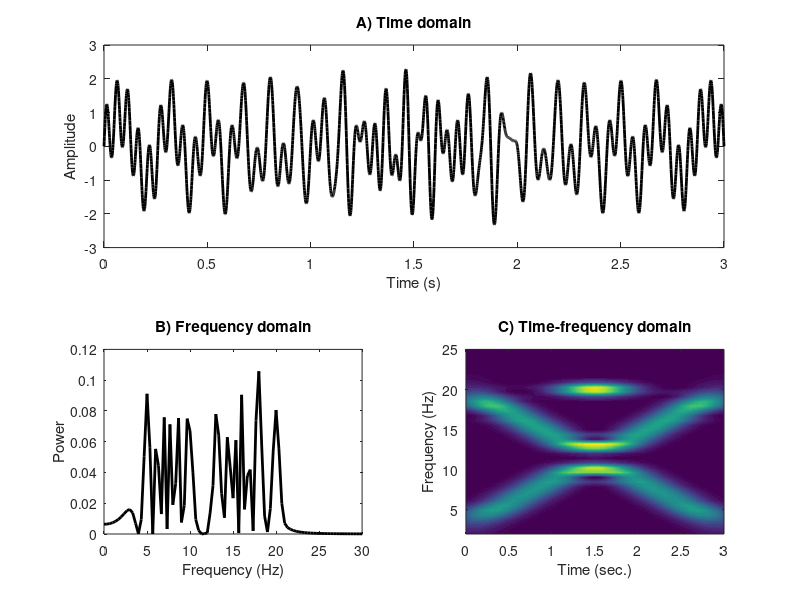

Write the MATLAB code that produced this figure. (Note: this script raises an error after producing the figure.)
%%%
%    Morelet wavelet FWHM definition
%    
%    This code accompanies the paper:
%           "A better way to define and describe Morlet wavelets for time-frequency analysis"
%           by MX Cohen (NeuroImage, 2019)
% 
%    Questions? -> mikexcohen@gmail.com
%%%

%% Figure 1: The happy time-frequency man

clear

%%% generate signal
srate = 1000;
time  = (0:3*srate)/srate;
pnts  = length(time);

f1 = [3 20];
f2 = [20 3];

transgaus = exp( -(time-mean(time)).^2 / .2 );

signal = sin(2*pi*time.*linspace(f1(1),mean(f1),pnts)) + ...
         sin(2*pi*time.*linspace(f2(1),mean(f2),pnts)) + ...
         sin(2*pi*time*20).*transgaus;


%%% static power spectrum
hz = linspace(0,srate/2,floor(pnts/2)+1);
powr = (2*abs(fft(signal)/pnts)).^2;


%%% time-frequency analysis
nfrex = 40;
frex = linspace(2,25,nfrex);
fwhm = linspace(.8,.7,nfrex);

% setup wavelet and convolution parameters
wavet = -2:1/srate:2;
halfw = floor(length(wavet)/2)+1;
nConv = pnts + length(wavet) - 1;

% initialize time-frequency matrix
tf = zeros(length(frex),pnts);

% spectrum of data
dataX = fft(signal,nConv);

% loop over frequencies
for fi=1:length(frex)
    
    % create wavelet
    waveX = fft( exp(2*1i*pi*frex(fi)*wavet).*exp(-4*log(2)*wavet.^2/fwhm(fi).^2),nConv );
    waveX = waveX./max(waveX); % normalize
    
    % convolve
    as = ifft( waveX.*dataX );
    % trim and reshape
    as = as(halfw:end-halfw+1);
    
    % power
    tf(fi,:) = abs(as).^2;
end


%%% plotting

figure(1), clf
subplot(211)
plot(time,signal,'k','linew',2)
xlabel('Time (s)'), ylabel('Amplitude')
set(gca,'xlim',time([1 end]))
title('A) Time domain')


subplot(223)
plot(hz,powr(1:length(hz)),'k','linew',2)
set(gca,'xlim',[0 30])
xlabel('Frequency (Hz)'), ylabel('Power')
title('B) Frequency domain')


subplot(224)
contourf(time,frex,tf,40,'linecolor','none')
xlabel('Time (sec.)'), ylabel('Frequency (Hz)')
title('C) Time-frequency domain')

colormap(bluewhitered(64))


%% Figure 2: Big confusion from little wavelets

clear

% simulation parameters
freq1 = 7; % of the wavelet
freq2 = 12;
srate = 1000;
time  = -2:1/srate:2;
pnts  = length(time);

% define number of cycles
numcycles = [ 3 8 ];

% create the sine wave and two Gaussian windows
sinwave1 = cos(2*pi*freq1*time);
sinwave2 = cos(2*pi*freq2*time);
gauswin1 = exp( -time.^2 / (2* (numcycles(1)/(2*pi*freq1))^2 ) );
gauswin2 = exp( -time.^2 / (2* (numcycles(2)/(2*pi*freq1))^2 ) );
gauswin3 = exp( -time.^2 / (2* (numcycles(2)/(2*pi*freq2))^2 ) );


% create the three wavelets
morletwave1 = sinwave1 .* gauswin1;
morletwave2 = sinwave1 .* gauswin2;
morletwave3 = sinwave2 .* gauswin3;


% normalized power spectra of the wavelets
powspect1 = abs(fft(morletwave1)/pnts).^2;
powspect1 = powspect1 ./ max(powspect1);

powspect2 = abs(fft(morletwave2)/pnts).^2;
powspect2 = powspect2 ./ max(powspect2);

powspect3 = abs(fft(morletwave3)/pnts).^2;
powspect3 = powspect3 ./ max(powspect3);


hz = linspace(0,srate/2,floor(pnts/2)+1);

% compute the empirical temporal FWHM in seconds (later converted to ms)
midp = dsearchn(time',0);
fwhmT(1) = time(midp-1+dsearchn(gauswin1(midp:end)',.5)) - time(dsearchn(gauswin1(1:midp)',.5));
fwhmT(2) = time(midp-1+dsearchn(gauswin2(midp:end)',.5)) - time(dsearchn(gauswin2(1:midp)',.5));
fwhmT(3) = time(midp-1+dsearchn(gauswin3(midp:end)',.5)) - time(dsearchn(gauswin3(1:midp)',.5));


idx1 = dsearchn(hz',freq1);
idx2 = dsearchn(hz',freq2);
fwhmF(1) = hz(idx1-1+dsearchn(powspect1(idx1:end)',.5)) - hz(dsearchn(powspect1(1:idx1)',.5));
fwhmF(2) = hz(idx1-1+dsearchn(powspect2(idx1:end)',.5)) - hz(dsearchn(powspect2(1:idx1)',.5));
fwhmF(3) = hz(idx2-1+dsearchn(powspect3(idx2:end)',.5)) - hz(dsearchn(powspect3(1:idx2)',.5));






%%% plotting
figure(2), clf
subplot(231)
plot(time,morletwave1,'k')
xlabel('Time (s)'), axis square
title([ num2str(numcycles(1)) ' cycles, FWHM: ' num2str(fwhmT(1)*1000) ' ms' ])
set(gca,'xlim',[-1 1])

subplot(232)
plot(time,morletwave2,'k')
xlabel('Time (s)'), axis square
title([ num2str(numcycles(2)) ' cycles, FWHM: ' num2str(fwhmT(2)*1000) ' ms' ])
set(gca,'xlim',[-1 1])

subplot(233)
plot(time,morletwave3,'k')
xlabel('Time (s)'), axis square
title([ num2str(numcycles(2)) ' cycles, FWHM: ' num2str(fwhmT(3)*1000) ' ms' ])
set(gca,'xlim',[-1 1])




subplot(234)
plot(hz,powspect1(1:length(hz)),'k','linew',2)
set(gca,'xlim',[0 freq2*2])
xlabel('Frequency (Hz)'), axis square
title([ num2str(numcycles(1)) ' cycles, FWHM: ' num2str(fwhmF(1)) ' Hz' ])

subplot(235)
plot(hz,powspect2(1:length(hz)),'k','linew',2)
set(gca,'xlim',[0 freq2*2])
xlabel('Frequency (Hz)'), axis square
title([ num2str(numcycles(2)) ' cycles, FWHM: ' num2str(fwhmF(2)) ' Hz' ])

subplot(236)
plot(hz,powspect3(1:length(hz)),'k','linew',2)
set(gca,'xlim',[0 freq2*2])
xlabel('Frequency (Hz)'), axis square
title([ num2str(numcycles(2)) ' cycles, FWHM: ' num2str(fwhmF(3)) ' Hz' ])


%% Figure 3: FWHM vs. number-of-cycles

clear


% specify frequencies
frex = linspace(3,60,50);
fwhm = linspace(.4,.1,length(frex)); % in ms
fwhm = logspace(log10(.4),log10(.1),length(frex)); % in ms
ncyc = linspace(3.2,16,length(frex));



% parameters for complex Morlet wavelets
srate = 1024;
wavtime  = -2:1/srate:2;
midp = dsearchn(wavtime',0);


% outputs
empfwhm = zeros(length(frex),2);

% loop over frequencies
for fi=1:length(frex)
    
    % create the Gaussian using the FWHM formula (equation 3)
    gwin = exp( (-4*log(2)*wavtime.^2) ./ fwhm(fi)^2 );
    
    % measure the empirical fwhm
    empfwhm(fi,1) = wavtime(midp-1+dsearchn(gwin(midp:end)',.5)) - wavtime(dsearchn(gwin(1:midp)',.5));
    
    
    
    % create the Gaussian using the n-cycles formula (equations 1-2)
    s    = ncyc(fi) / (2*pi*frex(fi));
    gwin = exp( -wavtime.^2 ./ (2*s^2) );
    
    % empirical FWHM
    empfwhm(fi,2) = wavtime(midp-1+dsearchn(gwin(midp:end)',.5)) - wavtime(dsearchn(gwin(1:midp)',.5));
end

figure(3), clf

plot(frex,empfwhm*1000,'o-','markersize',8,'markerfacecolor','w','linew',2)
xlabel('Wavelet frequency (Hz)'), ylabel('FWHM (ms)')
legend({'Using FWHM';'Using n-cycles'})
set(gca,'xlim',[frex(1)-1 frex(end)+1])

%% Figure 4: Defining wavelets in the frequency domain

clear


% specify wavelet parameters
peakf = 11;
fwhm  = 5.2;

% specify simulation details
npnts = 8001;
srate = 1000;


% vector of frequencies
hz = linspace(0,srate,npnts);

% frequency-domain Gaussian
s  = fwhm*(2*pi-1)/(4*pi); % normalized width
x  = hz-peakf;             % shifted frequencies
fx = exp(-.5*(x/s).^2);    % gaussian

% empirical FWHM
idx = dsearchn(hz',peakf);
empfwhmF = hz(idx-1+dsearchn(fx(idx:end)',.5)) - hz(dsearchn(fx(1:idx)',.5));



% time-domain wavelet
morletwavelet = fftshift( ifft(fx) );
time = (-floor(npnts/2):floor(npnts/2))/srate;

% FWHM of wavelet in the time domain
midp = dsearchn(time',0);
mw_amp = abs(morletwavelet);
mw_amp = mw_amp./max(mw_amp);
empfwhmT = time(midp-1+dsearchn(mw_amp(midp:end)',.5)) - time(dsearchn(mw_amp(1:midp)',.5));



%%% plotting
figure(5), clf
subplot(211)
plot(hz,fx,'k','linew',2)
set(gca,'xlim',[0 peakf*3])
xlabel('Frequency (Hz)'), ylabel('Amplitude (gain)')
title([ 'FWHM specified: ' num2str(fwhm) ', obtained: ' num2str(empfwhmF) ' Hz' ])

subplot(212), hold on
plot(time,real(morletwavelet),'linew',2)
plot(time,imag(morletwavelet),'--','linew',2)
h = plot(time,abs(morletwavelet),'linew',2);
set(h,'color',[1 1 1]*.8)
set(gca,'xlim',[-1 1])
legend({'Real part';'Imag part';'Envelope'})
xlabel('Time (sec.)')
title([ 'FWHM: ' num2str(empfwhmT*1000) 'ms' ])

%% Figure 5a: The real deal (fixed FWHM)

% note: this is one channel from one dataset from 
% Cohen, M.X., 2015. Comparison of different spatial transformations applied to EEG data: A case study of error processing. Int. J. Psychophysiol. 97, 245–257

load MorletWaveletDefinition_data.mat

%%% time-frequency parameters
nfrex = 80;
frex  = linspace(2,40,nfrex);
fwhm  = [.1 .5 2];

% timimg parameters
bidx = dsearchn(EEG.times',[-500 -200]');
tidx = dsearchn(EEG.times',-500):dsearchn(EEG.times',1300);


% setup wavelet and convolution parameters
wavet = -5:1/EEG.srate:5;
halfw = floor(length(wavet)/2)+1;
nConv = EEG.pnts*EEG.trials + length(wavet) - 1;


% initialize time-frequency matrix
tf = zeros(length(frex),length(tidx),length(fwhm)+1);
empfwhm = zeros(length(fwhm),length(frex)+1);


% spectrum of data
dataX = fft(reshape(EEG.data,1,[]),nConv);


figure(5), clf
clim = [-2 2];


%%% loop over FWHM parameter settings
for fwhmi=1:length(fwhm)
    
    % loop over frequencies
    for fi=1:length(frex)
        
        % create wavelet
        waveX = fft( exp(2*1i*pi*frex(fi)*wavet).*exp(-4*log(2)*wavet.^2/fwhm(fwhmi).^2),nConv );
        waveX = waveX./max(waveX); % normalize
        
        % convolve
        as = ifft( waveX.*dataX );
        % trim and reshape
        as = reshape(as(halfw:end-halfw+1),EEG.pnts,EEG.trials);
        
        % power
        p = mean( abs(as).^2 ,2);
        tf(fi,:,fwhmi) = 10*log10( p(tidx)/mean(p(bidx(1):bidx(2))) );
        
        % empirical FWHM
        hz = linspace(0,EEG.srate,nConv);
        idx = dsearchn(hz',frex(fi));
        fx = abs(waveX);
        empfwhm(fwhmi,fi) = hz(idx-1+dsearchn(fx(idx:end)',.5)) - hz(dsearchn(fx(1:idx)',.5));

    end
    
    % plots.
    subplot(2,2,fwhmi)
    contourf(EEG.times(tidx),frex,squeeze(tf(:,:,fwhmi)),60,'linecolor','none')
    set(gca,'clim',clim,'YScale','log','YTick',logspace(log10(frex(1)),log10(frex(end)),10),'YTickLabel',round(logspace(log10(frex(1)),log10(frex(end)),10),2))
    axis square
    title([ num2str(fwhm(fwhmi)) ' sec' ])
end

colormap(bluewhitered(64))

%% Figure 5a: The real deal (variable FWHM)

fwhm = linspace(1,.2,length(frex));

% loop over frequencies
for fi=1:length(frex)
    
    % create wavelet
    waveX = fft( exp(2*1i*pi*frex(fi)*wavet).*exp(-4*log(2)*wavet.^2/fwhm(fi).^2),nConv );
    waveX = waveX./max(waveX); % normalize
    
    % convolve
    as = ifft( waveX.*dataX );
    % trim and reshape2 to 40 Hz in 
    as = reshape(as(halfw:end-halfw+1),EEG.pnts,EEG.trials);
    
    % power
    p = mean( abs(as).^2 ,2);
    tf(fi,:,4) = 10*log10( p(tidx)/mean(p(bidx(1):bidx(2))) );
    
    
    % empirical FWHM
    hz = linspace(0,EEG.srate,nConv);
    idx = dsearchn(hz',frex(fi));
    fx = abs(waveX);
    empfwhm(4,fi) = hz(idx-1+dsearchn(fx(idx:end)',.5)) - hz(dsearchn(fx(1:idx)',.5));

end

% plots.
subplot(2,2,4)
contourf(EEG.times(tidx),frex,squeeze(tf(:,:,4)),60,'linecolor','none')
set(gca,'clim',clim,'YScale','log','YTick',logspace(log10(frex(1)),log10(frex(end)),10),'YTickLabel',round(logspace(log10(frex(1)),log10(frex(end)),10),2))
axis square
title([ num2str(fwhm(1)) '-' num2str(fwhm(end)) ])

%% Figure 5b: the real deal, part deux

figure(6), clf

empfwhm(empfwhm>100) = nan;
plot(frex,empfwhm,'s','markerfacecolor','w','linew',2,'markersize',8)
legend({'100','500','2000','var'})
set(gca,'ylim',[0 18],'xlim',[frex(1)-1 frex(end)+1])
xlabel('Peak frequency (Hz)'), ylabel('FWHM (Hz)')
axis square

%% done.
